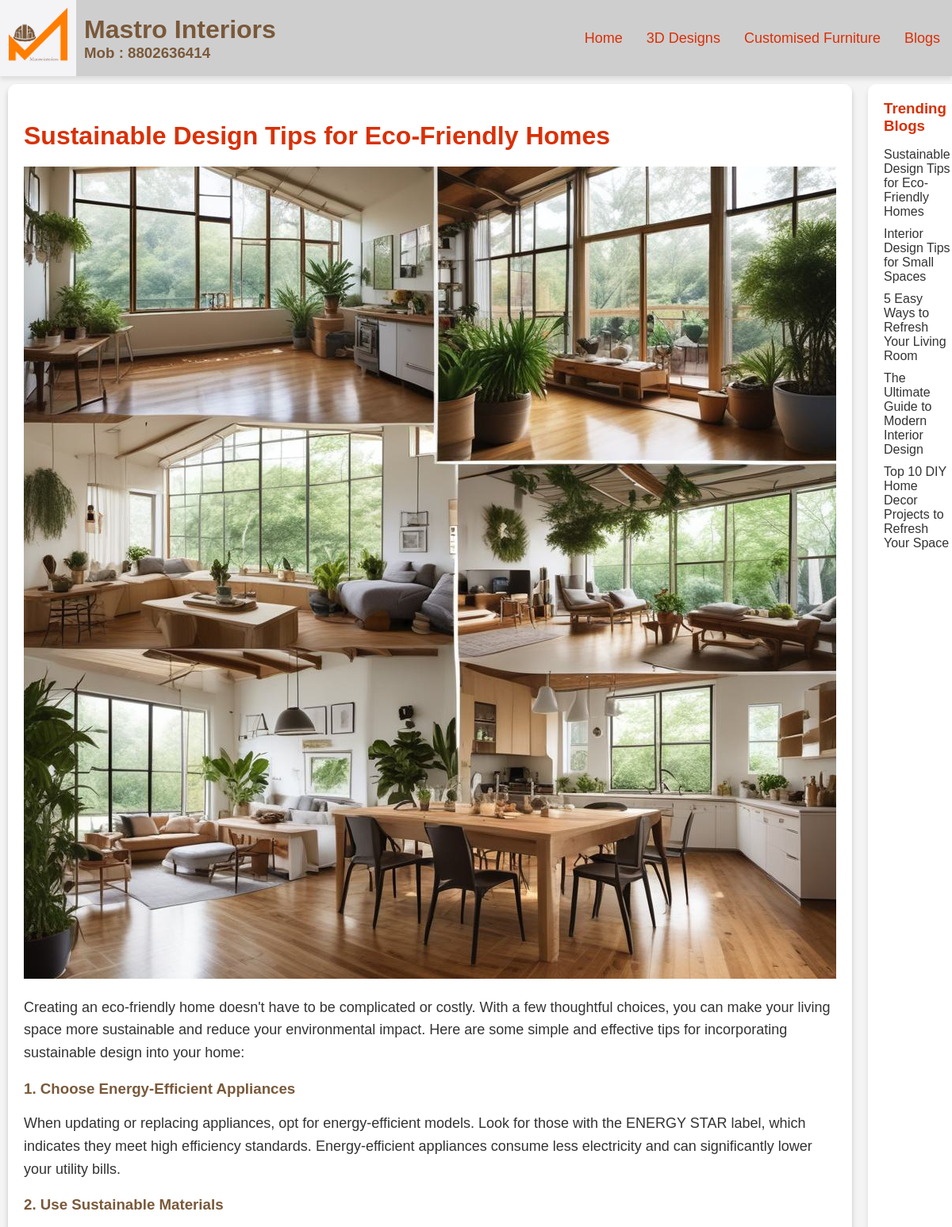
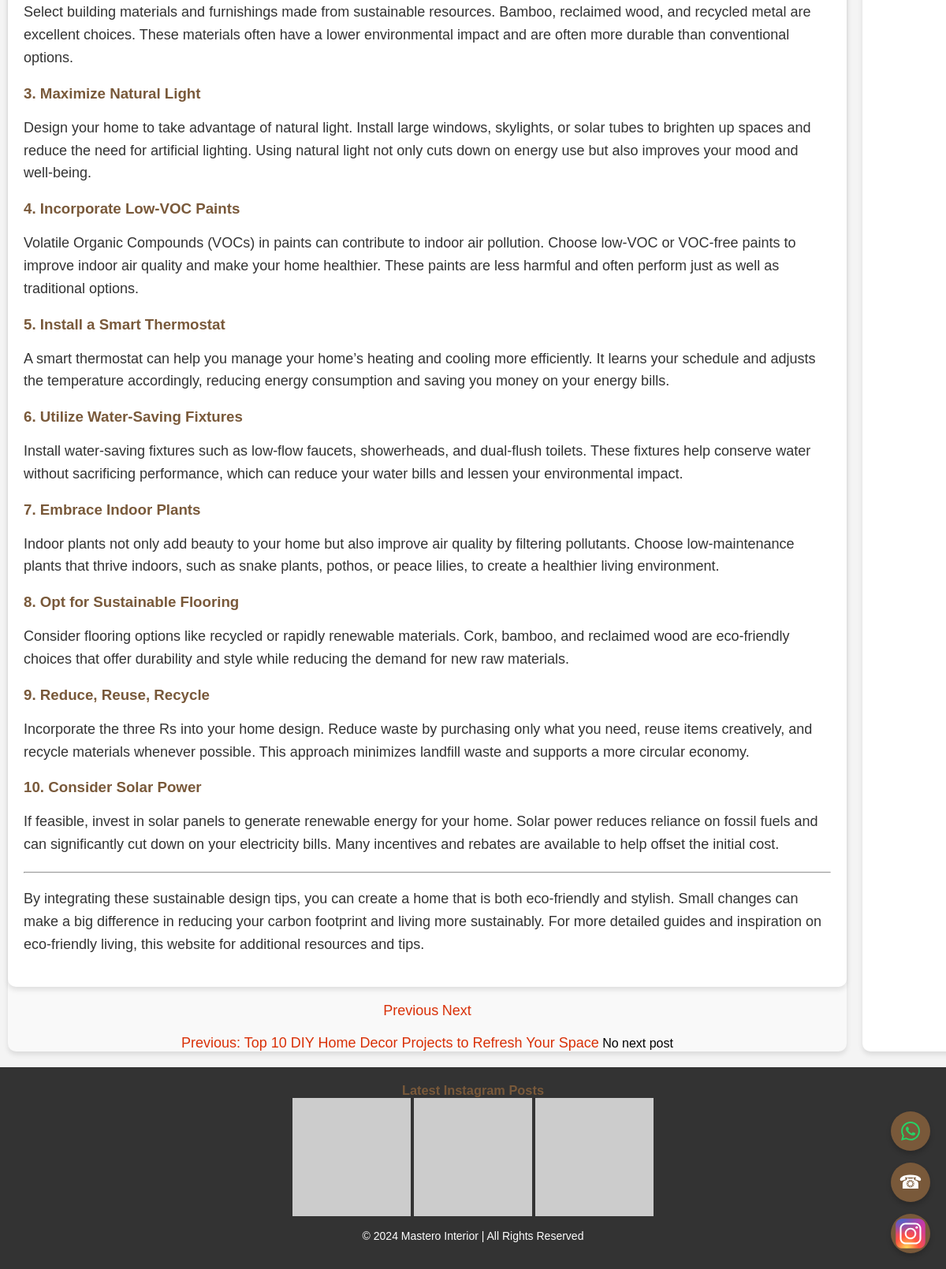
Page /blog on the committed database (2 pictures, top to bottom).
### mastero_interiors/models.py (models this page shows)
class BlogPost(models.Model):
    title = models.CharField(max_length=200)
    content = models.TextField()  # This will store HTML content
    image = models.ImageField(upload_to='blog_images/', null=True, blank=True)  # New field for the uploaded image
    created_at = models.DateTimeField(auto_now_add=True)
    updated_at = models.DateTimeField(auto_now=True)
    views = models.IntegerField(default=0)
    active = models.BooleanField(default=False)
    def __str__(self):
        return self.title

### mastero_interiors/views.py (the view)
# urls.py: path('blog', mastero_views.blog_page, name='blog_page'),
def blog_page(request, pk=None):
    if pk is not None:
        post = get_object_or_404(BlogPost, pk=pk,active=True)
    else:
        post = BlogPost.objects.filter(active=True).latest('created_at')
    post.views += 1
    post.save()
    previous_post = BlogPost.objects.filter(created_at__lt=post.created_at,active=True).order_by('-created_at').first()
    next_post = BlogPost.objects.filter(created_at__gt=post.created_at,active=True).order_by('created_at').first()
    popular_posts = BlogPost.objects.filter(active=True).order_by('-views')[:5]
    print("post ", post)
    context = {
        'post': post,
        'popular_posts': popular_posts,
        'previous_post': previous_post,
        'next_post': next_post,
    }
    return render(request, 'mastero_interiors/blog_list.html', context)

### templates/mastero_interiors/blog_list.html (shortened to what this page needs)
{% load static %}
<!DOCTYPE html>
<html lang="en">
<head>
    {% load static %}
    <link rel="stylesheet" href="{% static 'mastero_interiors/css/styles.css' %}">
</head>
<body>
    {% include 'mastero_interiors/header.html' %}
        <main class="blog-page">
            <section class="blog-content">
                <article class="blog-post">
                    <h2>{{ post.title }}</h2>
                    {% if post.image %}
                        <img src="{{ post.image.url }}" alt="{{ post.title }}">
                    {% else %}
                        <img src="{% static 'mastero_interiors/images/sd.jpg' %}" alt="Blog Post Image" class="blog-image">
                    {% endif %}
                    {{ post.content|safe }}
                </article>
                <div class="pagination">
                    <a href="blog-page1.html" class="prev">Previous</a>
                    <a href="blog-page3.html" class="next">Next</a>
                </div>
                <div class="navigation pagination">
                    {% if previous_post %}
                        <a class="prev" href="{% url 'blog_page' previous_post.pk %}">Previous: {{ previous_post.title }}</a>
                    {% else %}
                        <span>No previous post</span>
                    {% endif %}
                    {% if next_post %}
                        <a class="next" href="{% url 'blog_page' next_post.pk %}">Next: {{ next_post.title }}</a>
                    {% else %}
                        <span>No next post</span>
                    {% endif %}
                </div>
            </section>
            <aside class="sidebar">
                <h3>Trending Blogs</h3>
                <ul>
                    {% for pop in popular_posts %}
                        <li><a href="{% url 'blog_page' pop.pk %}">{{pop.title}}</a></li>
                    {% endfor %}
                </ul>
            </aside>
        </main>
        {% include 'mastero_interiors/footer.html' %}
    {% include 'mastero_interiors/floating_icons.html' %}
</body>
</html>

### templates/mastero_interiors/header.html (shortened to what this page needs)
{% load static %}
<header>
    <div class="branding">
        <img src="{% static 'mastero_interiors/images/PNG.png' %}" alt="Mastero Interior Logo">
        <a href="{% url 'index' %}" class="brand-name">
            <h1>Mastro Interiors</h1>
            <h3>Mob : 8802636414</h3>
        </a>
    </div>
    <div class="notification">
        <p>Important Announcement: Transform Your Space for Just ₹99! 🏠✨ Get Expert Interior Design Consultancy Now! 🎨 Ask Us Anything—From Design Concepts to Style Tips! Hurry, Limited Time Offer!</p>
    </div>
    <nav>
        <a href="{% url 'index' %}">Home</a>
        <div class="dropdown">
            <a href="javascript:void(0)">3D Designs</a>
        </div>
        <a href="{% url 'index' %}">Customised Furniture</a>
        <a href="{% url 'blog_page' %}">Blogs</a>
    </nav>
</header>

### templates/mastero_interiors/footer.html
{% load static %}
<footer>
    <h3>Latest Instagram Posts</h3>
    <div class="instagram-posts">
        <img src="https://via.placeholder.com/150" alt="Instagram Post 1">
        <img src="https://via.placeholder.com/150" alt="Instagram Post 2">
        <img src="https://via.placeholder.com/150" alt="Instagram Post 3">
    </div>
    <p>&copy; 2024 Mastero Interior | All Rights Reserved</p>
</footer>

### templates/mastero_interiors/floating_icons.html
{% load static %}
<div class="floating-icons">
    <a href="https://wa.me/8802636414" class="whatsapp" target="_blank" title="Chat on WhatsApp">
        <img src="{% static 'mastero_interiors/images/whatsapp.svg' %}" alt="WhatsApp">
    </a>
    <a href="tel:+918802636414" class="call" title="Call Us">&#x260E;</a>
    <a href="https://www.instagram.com/mastrointeriors/?hl=en" target="_blank" class="instagram" title="Visit Our Instagram">
        <img src="{% static 'mastero_interiors/images/instagram.svg' %}" alt="Instagram">
    </a>
</div>

### static/mastero_interiors/css/styles.css (style rules this page uses)
body, html { margin: 0; padding: 0; overflow-x: hidden; font-family: Arial, sans-serif; background-color: #f4f4f4; }
*, *::before, *::after { box-sizing: border-box; }
header { background-color: #cfcece; background-size: cover; color: white; width: 100%; padding: 0; position: fixed; top: 0; z-index: 1000; box-shadow: 0 4px 6px rgba(0, 0, 0, 0.1); display: flex; justify-content: space-between; align-items: center; flex-wrap: wrap; height: auto; }
.branding { display: flex; align-items: center; }
.brand-name h1, .brand-name h3 { margin: 0; }
.branding img { width: 96px; height: auto; margin-right: 10px; }
.branding h1,h3 { font-weight: bold; color: #79593a; margin: 0; }
.branding a { text-decoration:none }
header nav { display: flex; align-items: center; justify-content: flex-end; }
nav { flex-wrap: wrap; }
.notification { flex: 2; overflow: hidden; white-space: nowrap; margin: 0 20px; position: relative; }
.notification p { display: inline-block; padding-left: 100%; animation: scroll-left 42s linear infinite; animation-delay: 2s; color: #d93007; font-size: 18px; }
nav a { color: #d93007; text-decoration: none; margin: 0 15px; font-size: 18px; transition: color 0.3s ease; white-space: nowrap; }
nav { display: flex; align-items: center; }
nav a { color: #d93007; text-decoration: none; margin: 0 15px; font-size: 18px; transition: color 0.3s ease; position: relative; }
.dropdown { position: relative; display: inline-block; }
.dropdown a { cursor: default; }
footer { background-color: #333; color: white; text-align: center; padding: 10px 0; margin-top: 20px; }
.floating-icons { position: fixed; bottom: 20px; right: 20px; display: flex; flex-direction: column; gap: 15px; z-index: 1000; }
.floating-icons a { display: flex; align-items: center; justify-content: center; width: 50px; height: 50px; border-radius: 50%; background-color: #79593a; color: white; font-size: 24px; text-decoration: none; box-shadow: 0 4px 6px rgba(0, 0, 0, 0.2); transition: transform 0.3s ease; }
.blog-content { background-color: #f9f9f9; border-radius: 10px; box-shadow: 0 4px 6px rgba(0, 0, 0, 0.1); }
.blog-content h2 { color: #d93007; font-size: 32px; margin-bottom: 20px; }
.blog-content p { font-size: 18px; line-height: 1.6; color: #333; margin-bottom: 20px; }
.blog-page { display: flex; margin-left: 10px; justify-content: space-between; }
.blog-content { flex: 3; margin-right: 20px; }
.blog-post { background-color: white; padding: 20px; border-radius: 10px; box-shadow: 0 4px 6px rgba(0, 0, 0, 0.1); }
.pagination { text-align: center; margin-top: 20px; }
.pagination a { color: #d93007; text-decoration: none; font-size: 18px; }
.sidebar { flex: 1; background-color: white; padding: 20px; border-radius: 10px; box-shadow: 0 4px 6px rgba(0, 0, 0, 0.1); }
.sidebar h3 { margin-top: 0; color: #d93007; }
.sidebar ul { list-style-type: none; padding: 0; }
.sidebar ul li { margin-bottom: 10px; }
.sidebar ul li a { color: #333; text-decoration: none; font-size: 16px; }
footer { text-align: center; padding: 20px; background-color: #333; color: white; font-size: 14px; position: relative; bottom: 0; width: 100%; }
.whatsapp img { width: 24px; height: 24px; display: inline-block; }

### templates/mastero_interiors/blog_list.html (style rules this page uses)
main { margin-top: 106px; }

### rows in the picture
BlogPost: title "Sustainable Design Tips for Eco-Friendly Homes", image (picture), content "Creating an eco-friendly home doesn't have to be complicated or costly. With a few thoughtful choices, you can make your living space more sustainable and reduce your environmental impact. Here are some simple and effective tips for incorporating sustainable design into your home: 1. Choose Energy-Efficient Appliances When updating or replacing appliances, opt for energy-efficient models. Look for those with the ENERGY STAR label, which indicates they meet high efficiency standards. Energy-efficient appliances consume less electricity and can significantly lower your utility bills. 2. Use Sustainable Materials Select building materials and furnishings made from sustainable resources.…"
BlogPost: title "Top 10 DIY Home Decor Projects to Refresh Your Space"
BlogPost: title "Interior Design Tips for Small Spaces"
BlogPost: title "5 Easy Ways to Refresh Your Living Room"
BlogPost: title "The Ultimate Guide to Modern Interior Design"
